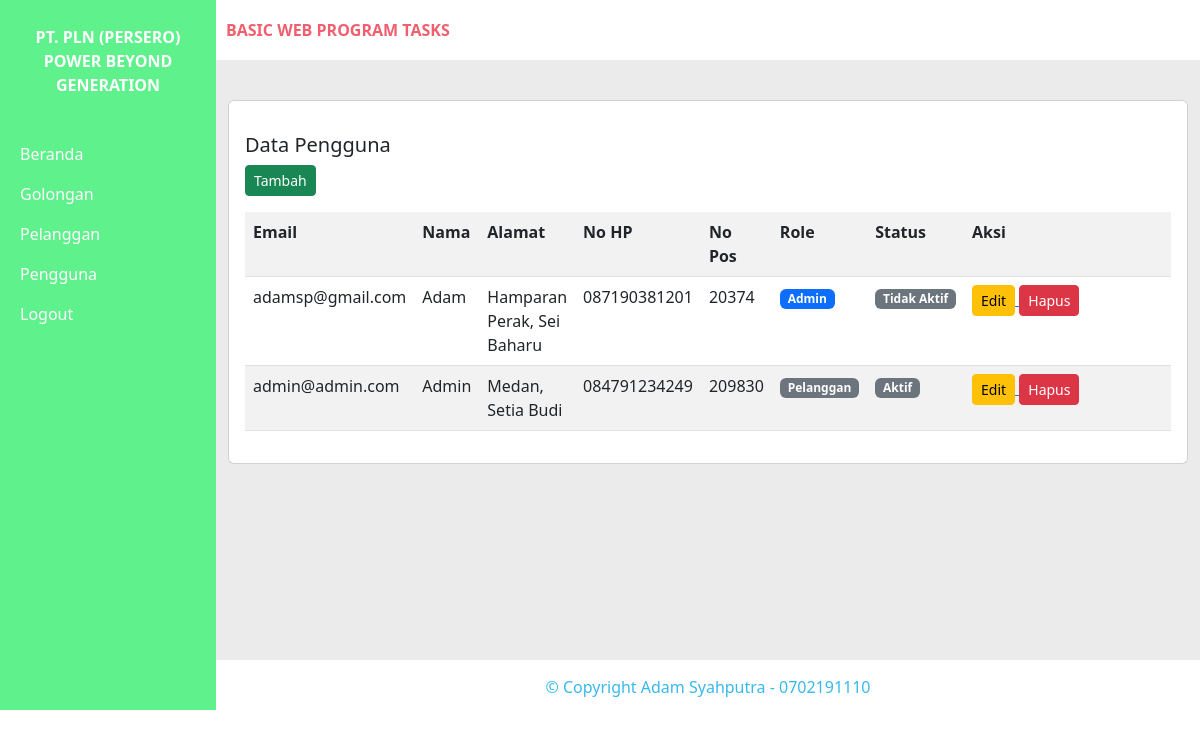
Screenshot of /index.php?page=index_pengguna (signed in) with the database file from the repository.
### tables this page shows
CREATE TABLE `users` (
  `id` bigint(20) UNSIGNED NOT NULL,
  `user_email` varchar(255) NOT NULL,
  `user_nama` varchar(255) NOT NULL,
  `user_alamat` text NOT NULL,
  `user_hp` varchar(255) NOT NULL,
  `user_pos` varchar(255) NOT NULL,
  `user_role` int(11) NOT NULL,
  `user_aktif` int(11) NOT NULL,
  `password` varchar(255) NOT NULL
);

### app/DB.php (called while the page is built, shortened)
<?php
    class DB{
        public function __construct(){
            try{
                $this->db = new PDO("mysql:host=localhost;dbname=task_adam", "root", "");
            } catch(\Exception $e){
                die("Error : " . $e->getMassage());
            }
        }
    }

### app/Pengguna.php (called while the page is built, shortened)
<?php
class Pengguna extends DB{
    public function index(){
        $sql = "select * from users";
        $stmt = $this->db->prepare($sql);
        $stmt->execute();
        $data = [];
        while ($rows = $stmt->fetch()){
            $data[] = $rows;
        }
        return $data;
    }
}

### pages/index_pengguna.php (the view, shortened to what this page needs)
<?php
    $pengguna = new App\Pengguna();
    $rows = $pengguna->index();
?>
<div class="container" style="padding-top: 40px; padding-bottom:40px; min-height: 600px">
    <div class="card">
        <div class="card-body">
            <p class="card-text">
                <div class="card-title"><h5>Data Pengguna</h5></div>
                <a href="index.php?page=tambah_pengguna">
                    <button class="btn btn-sm btn-success">Tambah</button>
                </a>
                <table class="table table-striped">
                    <tr>
                        <th>Email</th>
                        <th>Nama</th>
                        <th>Alamat</th>
                        <th>No HP</th>
                        <th>No Pos</th>
                        <th>Role</th>
                        <th>Status</th>
                        <th>Aksi</th>
                    </tr>
                    <?php foreach ($rows as $row) { ?>
                    <tr>
                        <td><?= $row['user_email'] ?></td>
                        <td><?= $row['user_nama'] ?></td>
                        <td><?= $row['user_alamat'] ?></td>
                        <td><?= $row['user_hp'] ?></td>
                        <td><?= $row['user_pos'] ?></td>
                        <td>
                            <?php if ($row['user_role'] == 0) { ?>
                                <span class="badge bg-primary">
                                    Admin
                                </span>
                            <?php } else{ ?>
                                <span class="badge bg-secondary">
                                    Pelanggan
                                </span>
                            <?php } ?>
                        </td>
                        <td>
                            <?php if ($row['user_aktif'] == 0) { ?>
                                <span class="badge bg-secondary">
                                    Tidak Aktif
                                </span>
                            <?php } else{ ?>
                                <span class="badge bg-secondary">
                                    Aktif
                                </span>
                            <?php } ?>
                        </td>
                        <td style="width: 25%">
                            <a href="index.php?page=edit_pengguna&id=<?= $row['id']?>">
                                <button class="btn btn-sm btn-warning">Edit</button>
                            </a>
                            <form method="POST" style="display: inline">
                                <button class="btn btn-sm btn-danger" name="hapus">Hapus</button>
                            </form>
                        </td>
                    </tr>
                    <?php } ?>
                </table>
            </p>
        </div>
    </div>
</div>

### index.php (shortened to what this page needs)
<?php
    if (isset($_SESSION['email']))
        require_once "layouts/dashboard.php";
    else
        require_once "layouts/login.php";

### layouts/dashboard.php (shortened to what this page needs)
<!DOCTYPE html>
<html lang="en">
<head>
    <link rel="stylesheet" href="<?php echo ASSET; ?>css/style.css">
    <link rel="stylesheet" href="<?php echo ASSET; ?>plugin/bootstrap/css/bootstrap.min.css">
</head>
<body>
    <div class="main-template">
        <div class="sidebar">
            <center><div class="logo">PT. PLN (Persero) Power Beyond Generation</div></center>
            <ul class="sidebar-menu">
                <li class="sidebar-item">
                    <a class="nav-link active" href="index.php?page=dashboard">Beranda</a>
                </li>
                <li class="sidebar-item">
                    <a class="nav-link" href="index.php?page=index_golongan">Golongan</a>
                </li>
                <li class="sidebar-item">
                    <a class="nav-link" href="index.php?page=index_pelanggan">Pelanggan</a>
                </li>
                <li class="sidebar-item">
                    <a class="nav-link" href="index.php?page=index_pengguna">Pengguna</a>
                </li>
                <li class="sidebar-item">
                    <form method="POST">
                        <button name="logout" class="nav-link" style="border: 0px; background: transparent">Logout</button>
                    </form>
                </li>
            </ul>
        </div>
        <div class="content">
            <nav class="top-bar">
                <div>Basic Web Program Tasks</div>
            </nav>
            <section class="main">
                <?php
                    if (isset($_GET['page']))
                        include 'pages/'. $_GET['page'] . ".php";
                    else
                        include "pages/dashboard.php";
                ?>
            </section>
            <footer>
                <div class="container">
                    &copy; Copyright Adam Syahputra - 0702191110
                </div>
            </footer>
        </div>
    </div>
</body>
</html>

### assets/css/style.css (style rules this page uses)
.nav-link { color: white !important; }
.main-template { display: flex; }
.sidebar { background-color: #5ff18b; width: 18%; }
.logo { color: white; padding: 25px 20px; font-weight: bold; text-transform: uppercase; }
.sidebar-menu { list-style-type: none; padding-top: 10px; padding-left: 0px; }
.sidebar-item { width: 100%; height: 40px; }
.sidebar-item a { padding: 10px 20px; display: block; width: 100%; }
.sidebar-item button { text-align: left; padding: 10px 20px; display: block; width: 100%; }
.content { width: 82%; }
.main { background-color: #ebebeb; }
.top-bar { display: flex; align-items: center; padding-left: 10px; color: #F15F6E; text-transform: uppercase; font-weight: bold; width: 100%; height: 60px; background-color: #ffffff; }
footer { text-align: center; padding-top: 15px; color: #38b9ec; height: 50px; background-color: #ffffff; }

### rows the page displays
users: user_email "adamsp@gmail.com", user_nama "Adam", user_alamat "Hamparan Perak, Sei Baharu", user_hp "087190381201", user_pos "20374", user_role "Admin", user_aktif "Tidak Aktif"
users: user_email "admin@admin.com", user_nama "Admin", user_alamat "Medan, Setia Budi", user_hp "084791234249", user_pos "209830", user_role "Pelanggan", user_aktif "Aktif"
